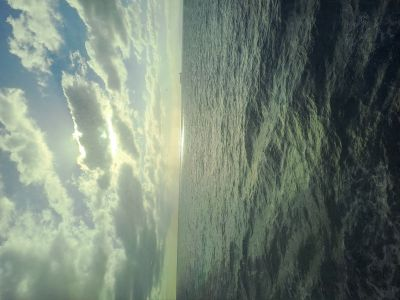
#> input picture images/ocean_300_400.jpg, 400 x 300 px
$ python cdf.py images/ocean_300_400.jpg
#> lines starting #> are read from the running program, lines starting #| are printed output that depends on the picture
import cv2
import numpy as np
import argparse
import matplotlib.pyplot as plt

def main():
    parser = argparse.ArgumentParser(description="Visualize image, histogram, and CDF with fixed scaling.")
    parser.add_argument("input_file", help="Path to the input image file")
    args = parser.parse_args()

    # Load image (preserve color channels if present)
    img = cv2.imread(args.input_file, cv2.IMREAD_UNCHANGED)
#> img is the input picture: shape (300, 400, 3); mean B, G, R 115.6, 128.1, 114.4
    if img is None:
        print(f"Error: Could not open image '{args.input_file}'")
        return
    # If image has alpha channel, convert to BGR
    if img.ndim == 3 and img.shape[2] == 4:
        img = cv2.cvtColor(img, cv2.COLOR_BGRA2BGR)

    def hist_and_cdf(channel):
        hist, bins = np.histogram(channel.flatten(), bins=256, range=[0, 256])
        cdf = hist.cumsum()
        cdf_norm = cdf / cdf.max() if cdf.max() > 0 else cdf
        return hist, cdf_norm

    def plot_hist(ax, hist, color='gray'):
        ax.bar(range(256), hist, color=color, width=1.0)
        ax.set_xlim([0, 256])

    # Handle grayscale image
    if len(img.shape) == 2:
        hist, cdf_norm = hist_and_cdf(img)
        # Equalize
        img_eq = cv2.equalizeHist(img)
        hist_eq, cdf_eq = hist_and_cdf(img_eq)

        fig, axs = plt.subplots(1, 6, figsize=(18, 4))

        axs[0].imshow(img, cmap='gray', vmin=0, vmax=255)
        axs[0].set_title('Original')
        axs[0].axis('off')

        axs[1].bar(range(256), hist, color='gray', width=1.0)
        axs[1].set_title('Histogram')
        axs[1].set_xlim([0, 256])

        axs[2].plot(range(256), cdf_norm, color='blue')
        axs[2].set_title('CDF')
        axs[2].set_xlim([0, 256])
        axs[2].set_ylim([0, 1])

        axs[3].bar(range(256), hist_eq, color='gray', width=1.0)
        axs[3].set_title('Eq Histogram')
        axs[3].set_xlim([0, 256])

        axs[4].plot(range(256), cdf_eq, color='blue')
        axs[4].set_title('Eq CDF')
        axs[4].set_xlim([0, 256])
        axs[4].set_ylim([0, 1])

        axs[5].imshow(img_eq, cmap='gray', vmin=0, vmax=255)
        axs[5].set_title('Equalized')
        axs[5].axis('off')

        plt.tight_layout()
        plt.show()
        return

    # Color image handling: show per-channel rows plus a full-color row
    # Convert to RGB for plotting convenience
    img_rgb = cv2.cvtColor(img, cv2.COLOR_BGR2RGB)

    channels = {'R': img_rgb[..., 0], 'G': img_rgb[..., 1], 'B': img_rgb[..., 2]}

    n_rows = 4  # R, G, B, and full-color
    n_cols = 6  # original channel image, hist, cdf, eq hist, eq cdf, result image

    fig, axes = plt.subplots(n_rows, n_cols, figsize=(n_cols * 3, n_rows * 3))

    # For each channel row
    for i, (ch_name, ch_data) in enumerate(channels.items()):
        # Original channel as colored image (show only that channel)
        ch_img_color = np.zeros_like(img_rgb)
        if ch_name == 'R':
            ch_img_color[..., 0] = ch_data
        elif ch_name == 'G':
            ch_img_color[..., 1] = ch_data
        else:
            ch_img_color[..., 2] = ch_data

        hist, cdf_norm = hist_and_cdf(ch_data)
        ch_eq = cv2.equalizeHist(ch_data)
        hist_eq, cdf_eq = hist_and_cdf(ch_eq)

        # Resulting channel image in color
        ch_img_eq_color = np.zeros_like(img_rgb)
        if ch_name == 'R':
            ch_img_eq_color[..., 0] = ch_eq
        elif ch_name == 'G':
            ch_img_eq_color[..., 1] = ch_eq
        else:
            ch_img_eq_color[..., 2] = ch_eq

        ax_img = axes[i, 0]
        ax_img.imshow(ch_img_color)
        ax_img.set_title(f'{ch_name} (orig)')
        ax_img.axis('off')

        ax_hist = axes[i, 1]
        ax_hist.bar(range(256), hist.flatten(), color=ch_name.lower(), width=1.0)
        ax_hist.set_xlim([0, 256])
        ax_hist.set_title('Histogram')

        ax_cdf = axes[i, 2]
        ax_cdf.plot(range(256), cdf_norm, color=ch_name.lower())
        ax_cdf.set_xlim([0, 256])
        ax_cdf.set_ylim([0, 1])
        ax_cdf.set_title('CDF')

        ax_hist_eq = axes[i, 3]
        ax_hist_eq.bar(range(256), hist_eq.flatten(), color=ch_name.lower(), width=1.0)
        ax_hist_eq.set_xlim([0, 256])
        ax_hist_eq.set_title('Eq Histogram')

        ax_cdf_eq = axes[i, 4]
        ax_cdf_eq.plot(range(256), cdf_eq, color=ch_name.lower())
        ax_cdf_eq.set_xlim([0, 256])
        ax_cdf_eq.set_ylim([0, 1])
        ax_cdf_eq.set_title('Eq CDF')

        ax_res = axes[i, 5]
        ax_res.imshow(ch_img_eq_color)
        ax_res.set_title(f'{ch_name} (equalized)')
        ax_res.axis('off')
#> this loop made 3 passes
#> ch_name on passes 1 to 3: 'R', 'G', 'B'
#> pass 1, in main, `ch_eq = cv2.equalizeHist(ch_data)`:
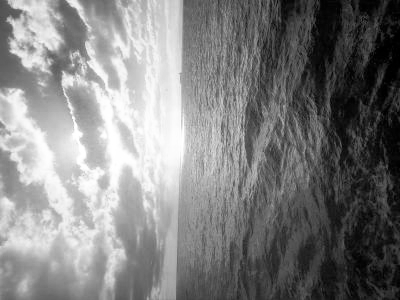
#> ch_eq: shape (300, 400); min 0, max 255, mean 128.1
#> pass 3, in main, `ch_eq = cv2.equalizeHist(ch_data)`:
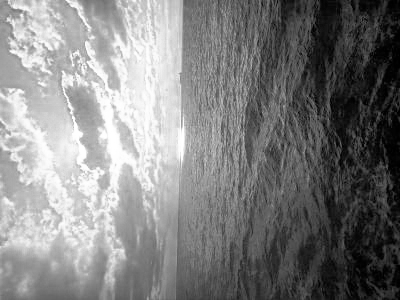
#> ch_eq: shape (300, 400); min 0, max 255, mean 128.3
#> after the loop:
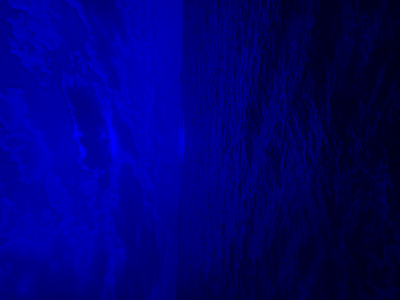
#> ch_img_color: shape (300, 400, 3); mean R, G, B 0, 0, 115.6
#> after the loop:
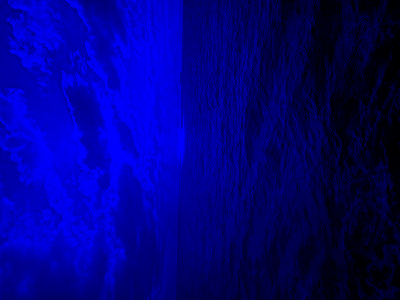
#> ch_img_eq_color: shape (300, 400, 3); mean R, G, B 0, 0, 128.3

    # Final row: full color image and full histograms (3 channels)
    row = 3
    axes[row, 0].imshow(img_rgb)
    axes[row, 0].set_title('Original RGB')
    axes[row, 0].axis('off')

    # Histogram: plot 3 channel histograms
    for ci, color in enumerate(('r', 'g', 'b')):
        hist = cv2.calcHist([img_rgb], [ci], None, [256], [0, 256]).flatten()
        axes[row, 1].plot(hist, color=color)
    axes[row, 1].set_xlim([0, 256])
    axes[row, 1].set_title('RGB Histograms')

    # CDFs
    for ci, color in enumerate(('r', 'g', 'b')):
        hist = cv2.calcHist([img_rgb], [ci], None, [256], [0, 256]).flatten()
        cdf = hist.cumsum()
        cdf = cdf / cdf.max() if cdf.max() > 0 else cdf
        axes[row, 2].plot(cdf, color=color)
    axes[row, 2].set_xlim([0, 256])
    axes[row, 2].set_ylim([0, 1])
    axes[row, 2].set_title('RGB CDFs')

    # Equalize each channel and show hist/cdf
    img_eq_rgb = img_rgb.copy()
    for ci in range(3):
        img_eq_rgb[..., ci] = cv2.equalizeHist(img_eq_rgb[..., ci])
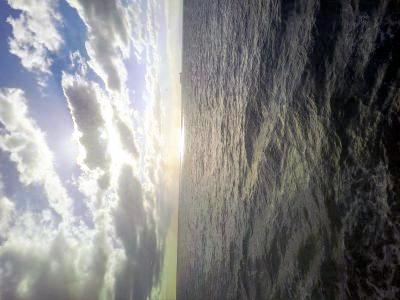
#> img_eq_rgb: shape (300, 400, 3); mean R, G, B 128.1, 128.1, 128.3

    for ci, color in enumerate(('r', 'g', 'b')):
        hist_eq = cv2.calcHist([img_eq_rgb], [ci], None, [256], [0, 256]).flatten()
        axes[row, 3].plot(hist_eq, color=color)
    axes[row, 3].set_xlim([0, 256])
    axes[row, 3].set_title('Eq RGB Hist')

    for ci, color in enumerate(('r', 'g', 'b')):
        hist_eq = cv2.calcHist([img_eq_rgb], [ci], None, [256], [0, 256]).flatten()
        cdf_eq = hist_eq.cumsum()
        cdf_eq = cdf_eq / cdf_eq.max() if cdf_eq.max() > 0 else cdf_eq
        axes[row, 4].plot(cdf_eq, color=color)
    axes[row, 4].set_xlim([0, 256])
    axes[row, 4].set_ylim([0, 1])
    axes[row, 4].set_title('Eq RGB CDF')

    axes[row, 5].imshow(img_eq_rgb)
    axes[row, 5].set_title('Equalized RGB (per-channel)')
    axes[row, 5].axis('off')

    plt.tight_layout()
    plt.show()
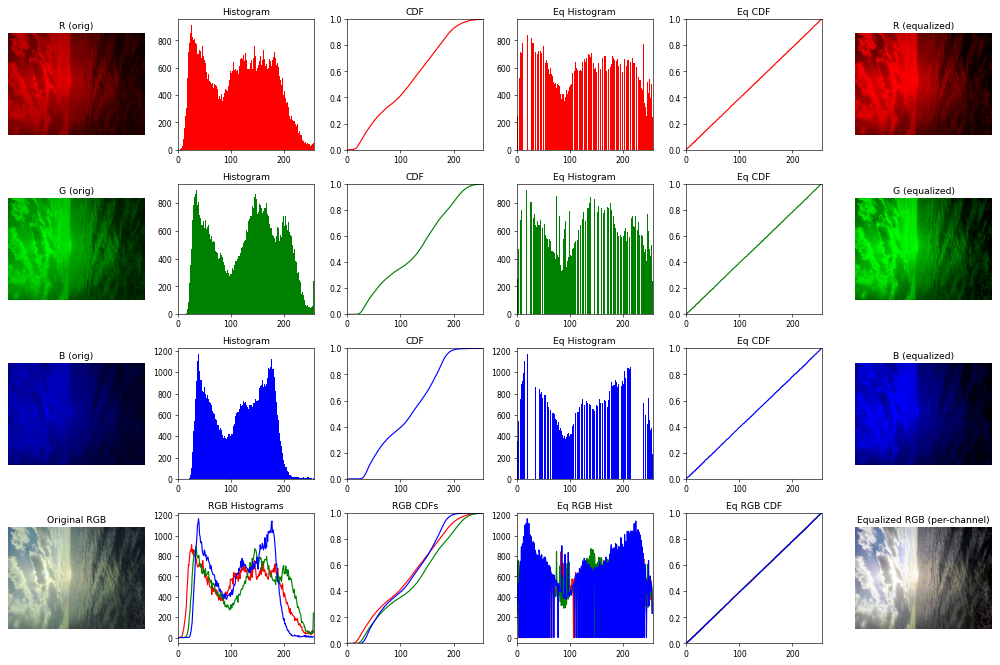
#> figure drawn by matplotlib, 24 panels; panel 2: tallest bar 911 high, from x = 25.5 to 26.5; panel 3: curve peaks at x = 255, y = 1; panel 4: tallest bar 911 high, from x = 17.5 to 18.5; panel 5: curve peaks at x = 255, y = 1

if __name__ == "__main__":
    main()
